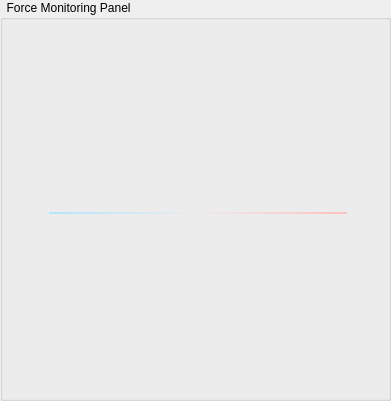
   <widget class="QGroupBox" name="force_monitoring_panel">
    <property name="geometry">
     <rect>
      <x>840</x>
      <y>20</y>
      <width>391</width>
      <height>401</height>
     </rect>
    </property>
    <property name="title">
     <string>  Force Monitoring Panel</string>
    </property>
    <property name="flat">
     <bool>false</bool>
    </property>
    <property name="checkable">
     <bool>false</bool>
    </property>
    <widget class="Line" name="line_19">
     <property name="geometry">
      <rect>
       <x>49</x>
       <y>212</y>
       <width>298</width>
       <height>2</height>
      </rect>
     </property>
     <property name="styleSheet">
      <string notr="true">    border: none;
    background: qlineargradient(spread:pad, x1:0, x2:1, stop:0 rgba(179, 229, 252, 1), stop:0.5 rgba(0, 0, 0, 0), stop:1 rgba(255, 192, 192, 1));</string>
     </property>
     <property name="orientation">
      <enum>Qt::Horizontal</enum>
     </property>
    </widget>
    <widget class="QFrame" name="force_val_1_graph">
     <property name="geometry">
      <rect>
       <x>10</x>
       <y>30</y>
       <width>371</width>
       <height>184</height>
      </rect>
     </property>
     <property name="sizePolicy">
      <sizepolicy hsizetype="Preferred" vsizetype="Preferred">
       <horstretch>0</horstretch>
       <verstretch>0</verstretch>
      </sizepolicy>
     </property>
     <property name="autoFillBackground">
      <bool>false</bool>
     </property>
     <property name="styleSheet">
      <string notr="true">background-color: rgba(0, 0, 0, 0); /* Fully transparent background */
    border: none; /* No border */</string>
     </property>
     <property name="frameShape">
      <enum>QFrame::NoFrame</enum>
     </property>
     <property name="frameShadow">
      <enum>QFrame::Raised</enum>
     </property>
     <property name="lineWidth">
      <number>0</number>
     </property>
    </widget>
    <widget class="QFrame" name="force_val_2_graph">
     <property name="geometry">
      <rect>
       <x>10</x>
       <y>213</y>
       <width>371</width>
       <height>186</height>
      </rect>
     </property>
     <property name="styleSheet">
      <string notr="true">background-color: rgba(0, 0, 0, 0); /* Fully transparent background */
    border: none; /* No border */</string>
     </property>
     <property name="frameShape">
      <enum>QFrame::StyledPanel</enum>
     </property>
     <property name="frameShadow">
      <enum>QFrame::Raised</enum>
     </property>
    </widget>
    <zorder>force_val_1_graph</zorder>
    <zorder>force_val_2_graph</zorder>
    <zorder>line_19</zorder>
   </widget>
